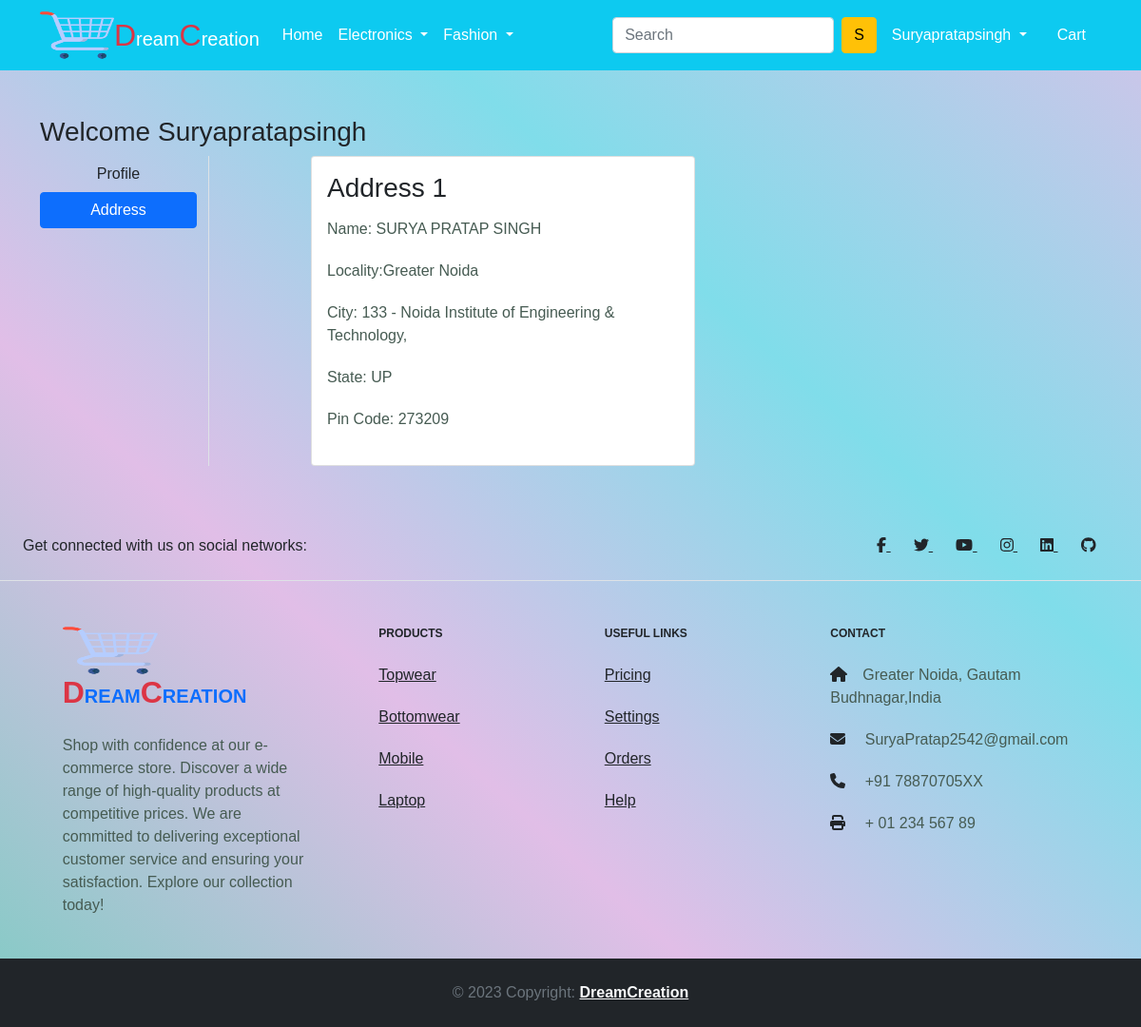
The page /address/ (signed in) on the database its author committed.
### app/models.py (models this page shows, shortened)
class Customer(models.Model):
    user=models.ForeignKey(User,on_delete=models.CASCADE)
    name=models.CharField(max_length=200)
    locality=models.CharField(max_length=200)
    city=models.CharField(max_length=50)
    zipcode=models.IntegerField()
    state=models.CharField(choices=STATE_CHOICES,max_length=50)

### app/views.py (the view)
# urls.py: path('address/', views.address, name='address'),
@login_required
def address(request):
    add = Customer.objects.filter(user=request.user)
    return render(request, 'app/address.html',{'add':add,'active':'btn-primary'})

### app/templates/app/address.html (shortened to what this page needs)
{% extends 'app/base.html' %}
{% load static %}
{% block main-content %}
<div class="container my-5">
    <div class="row">
        <h3>Welcome <span class="text-capitalize">{{request.user}}</span></h3>
        <div class="col-sm-2 border-end">
            <ul class="list-unstyled">
                <li class="d-grid"><a href="{% url 'profile' %}" class="btn">Profile</a></li>
                <li class="d-grid"><a href="{% url 'address' %}" class="btn {{active}}">Address</a></li>
            </ul>
        </div>
        <div class="col-sm-9 offset-sm-1">
            <div class="row">
                {% for ad in add %}
                <div class="col-sm-6">
                    <div class="card">
                        <div class="card-body">
                            <h3>Address {{ forloop.counter }} </h3>
                            <p>Name: {{ad.name}}</p>
                            <p>Locality:{{ad.locality}}</p>
                            <p>City: {{ad.city}}</p>
                            <p>State: {{ad.state}}</p>
                            <p>Pin Code: {{ad.zipcode}}</p>
                        </div>
                    </div>
                </div>
                {% endfor %}
            </div>
        </div>
    </div>
</div>
{% endblock main-content %}

### app/templates/app/base.html (shortened to what this page needs)
<!doctype html>
{% load static %}
<html lang="en">
<head>
  <link href="https://cdn.jsdelivr.net/npm/bootstrap@5.0.0-beta1/dist/css/bootstrap.min.css" rel="stylesheet"
>
  <link rel="stylesheet" href="{% static 'app/css/owl.carousel.min.css' %}">
  <link rel="stylesheet" href="{% static 'app/css/all.min.css' %}">
  <link rel="stylesheet" href="{% static 'app/css/style.css' %}">
</head>
<body style="background: linear-gradient(to top right, #80cbc4,#e1bee7,#80ddea,#d1c4e9);">
  <nav class="navbar navbar-expand-lg navbar-dark bg-info">
    <div class="container">
      <img src="{% static 'app/images/shopping-cart.png' %}" width="100" height="50" margin-left="-30px" class="logo" alt="">
      <a class="navbar-brand" href="/"><span class="text-danger fs-2">D</span>ream<span class="text-danger fs-2">C</span>reation</a>
      <div class="collapse navbar-collapse" id="navbarSupportedContent">
        <ul class="navbar-nav me-auto mb-2 mb-lg-0">
          <li class="nav-item">
            <a class="nav-link active" aria-current="page" href="/">Home</a>
          </li>
          <li class="nav-item dropdown">
            <a class="nav-link dropdown-toggle text-white" href="#" id="electronicsDropdown" role="button"
              data-bs-toggle="dropdown" aria-expanded="false">
              Electronics
            </a>
          </li>
          <li class="nav-item dropdown">
            <a class="nav-link dropdown-toggle text-white" href="#" id="fashionDropdown" role="button"
              data-bs-toggle="dropdown" aria-expanded="false">
              Fashion
            </a>
          </li>
        </ul>
        {% if request.user.is_authenticated %}
        <form class="d-flex">
          <input class="form-control me-2" type="search" placeholder="Search" aria-label="Search">
          <button class="btn btn-warning" type="submit">{{ request.user.username|first|upper }}</button>
        </form>
        {%endif%}
        <div>
          <ul class="navbar-nav me-auto mb-2 mb-lg-0">
            {% if request.user.is_authenticated %}
            <li class="nav-item dropdown mx-2">
              <a class="nav-link dropdown-toggle text-white" href="#" id="profileDropdown" role="button"
                data-bs-toggle="dropdown" aria-expanded="false">
                <span class="text-capitalize">{{request.user.username|capfirst}}</span>
              </a>
            </li>
            <li class="nav-item mx-2">
              <a href="{% url 'showcart' %}" class="nav-link text-white"> Cart
              </a>
            </li>
            {% endif %}
          </ul>
        </div>
      </div>
    </div>
  </nav>
  {% block main-content %} {% endblock main-content %}
<footer class="text-center text-lg-start bgc text-muted" >
  <section class="d-flex justify-content-center justify-content-lg-between p-4 border-bottom text-dark">
    <div class="me-5 d-none d-lg-block">
      <span>Get connected with us on social networks:</span>
    </div>
    <div>
      <a href="https://www.facebook.com/profile.php?id=100029290171764" class="me-4 text-dark">
        <i class="fab fa-facebook-f"></i>
      </a>
      <a href="https://twitter.com/suryapratp788" class="me-4 text-reset">
        <i class="fab fa-twitter"></i>
      </a>
      <a href="https://www.youtube.com/c/DreamPoint" class="me-4 text-reset">
        <i class="fab fa-youtube"></i>
      </a>
      <a href="https://www.instagram.com/suryapratap6473/" class="me-4 text-reset">
        <i class="fab fa-instagram"></i>
      </a>
      <a href="https://www.linkedin.com/in/surya-pratap-singh-288bb4132/" class="me-4 text-reset">
        <i class="fab fa-linkedin"></i>
      </a>
      <a href="https://github.com/SuryaPratap2542" class="me-4 text-reset">
        <i class="fab fa-github"></i>
      </a>
    </div>
  </section>
  <section class="text-dark">
    <div class="container text-center text-md-start mt-5">
      <div class="row mt-3">
        <div class="col-md-3 col-lg-4 col-xl-3 mx-auto mb-4">
          <h6 class="text-uppercase fw-bold mb-4 text-dark">
            <img src="{% static 'app/images/shopping-cart.png' %}" width="100" height="50" margin-left="-30px" class="logo" alt="">
            <a class="navbar-brand" href="/"><span class="text-danger fs-2">D</span>ream<span class="text-danger fs-2">C</span>reation</a>
          </h6>
          <p>
            Shop with confidence at our e-commerce store. Discover a wide range of high-quality products at competitive prices. We are committed to delivering exceptional customer service and ensuring your satisfaction. Explore our collection today!
          </p>
        </div>
        <div class="col-md-2 col-lg-2 col-xl-2 mx-auto mb-4 text-dark">
          <h6 class="text-uppercase fw-bold mb-4">
            Products
          </h6>
          <p>
            <a href="{% url 'topwear' %}" class="text-dark">Topwear</a>
          </p>
          <p>
            <a href="{% url 'bottomwear' %}" class="text-dark">Bottomwear</a>
          </p>
          <p>
            <a href="{% url 'mobile' %}" class="text-dark">Mobile</a>
          </p>
          <p>
            <a href="{% url 'laptop' %}" class="text-dark">Laptop</a>
          </p>
        </div>
        <div class="col-md-3 col-lg-2 col-xl-2 mx-auto mb-4">
          <h6 class="text-uppercase fw-bold mb-4">
            Useful links
          </h6>
          <p>
            <a href="#!" class="text-dark">Pricing</a>
          </p>
          <p>
            <a href="#!" class="text-dark">Settings</a>
          </p>
          <p>
            <a href="#!" class="text-dark">Orders</a>
          </p>
          <p>
            <a href="#!" class="text-dark">Help</a>
          </p>
        </div>
        <div class="col-md-4 col-lg-3 col-xl-3 mx-auto mb-md-0 mb-4 ">
          <h6 class="text-uppercase fw-bold mb-4 text-dark">Contact</h6>
          <p><i class="fas fa-home me-3 text-dark"></i>Greater Noida, Gautam Budhnagar,India</p>
          <p>
            <i class="fas fa-envelope me-3 text-dark"></i>
            SuryaPratap2542@gmail.com
          </p>
          <p><i class="fas fa-phone me-3 text-dark"></i> +91 78870705XX</p>
          <p><i class="fas fa-print me-3 text-dark"></i> + 01 234 567 89</p>
        </div>
      </div>
    </div>
  </section>
  <div class="text-center p-4 bg-dark" >
    © 2023 Copyright:
    <a class=" text-light fw-bold" href="https://mdbootstrap.com/">DreamCreation</a>
  </div>
</footer>
</body>
</html>

### app/static/app/css/style.css (style rules this page uses)
* { margin: 0; padding: 0; box-sizing: border-box; font-family: 'Spartan', sans-serif; }
h6 { font-weight: 50px; font-size: 12px; }
p { font-size: 16px; color: #465b52; margin: 15px 0 20px 0; }

### rows shown on the page
Customer: name "SURYA PRATAP SINGH", locality "Greater Noida", city "133 - Noida Institute of Engineering & Technology,", state "UP", zipcode "273209"

### other values the page prints
{{ request.user.username|first|upper }} "S"
{{ request.user.username|capfirst }} "Suryapratapsingh"
{{ request.user }} "Suryapratapsingh"
